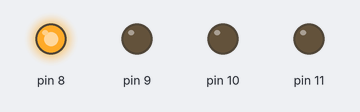
Recording of a sketch running on a simulated Arduino Uno, built with avr-gcc and run on an emulated ATmega328P. On the bench: output pins drawn as LEDs (lit = HIGH).

Above: at 0.1 s.
At 0.7 s:
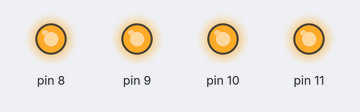
At 1.1 s:
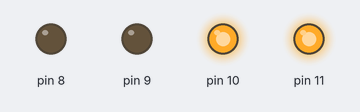
At 1.5 s:
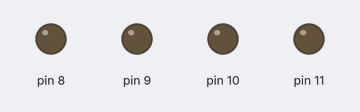
At 2.5 s:
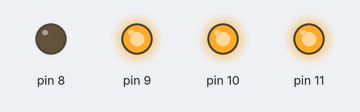
At 3.5 s:
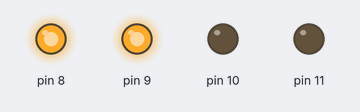
Timing chart, 0 to 3.8 s (numbered marks = the images above):
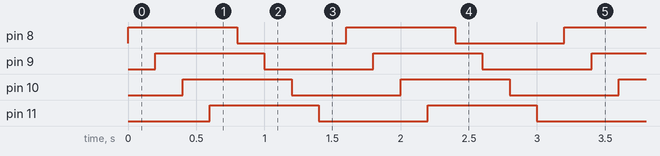

Measured:
- by itself, pin 8–11: alternates HIGH for 0.80 s and LOW for 0.80 s
- by itself, everything shown: repeats every 1.6 s, in 8 steps

The sketch:

ex203.ino
```cpp
void setup() {
  for(int i=8;i<=11;i++)
  {
    pinMode(i,OUTPUT);
  }
}
void loop() {
  for(int i=8;i<=11;i++)
  {
    digitalWrite(i,HIGH);
    delay(200);
  }
  for(int i=8;i<=11;i++)
  {
    digitalWrite(i,LOW);
    delay(200);
  }
}
```
